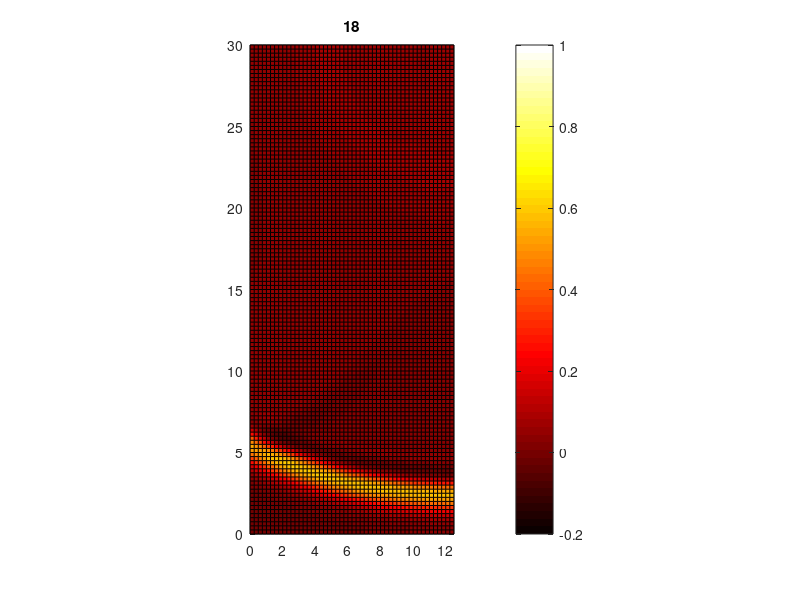

This figure's MATLAB source:
clear
close all
clc

dt = 0.1;
dx = 2.5*dt;
dy = dx;
Nx = 51;
Ny = 121;

x = 0:dx:(Nx-1)*dx;y = 0:dy:(Ny-1)*dy;
[X,Y] = meshgrid(x,y);
r=10;r2=0.7;
w = exp(-(sqrt((X-x(end)).^2+(Y-y(end)).^2)-r).^2/r2)';
w_new = exp(-(sqrt((X-x(end)).^2+(Y-y(end)).^2)-r-dt).^2/r2)';

for n = 1 : 180
    w_old = w; w = w_new;
    
    pcolor(X,Y,w');title(n*dt);daspect([1 1 1]);colormap(hot);caxis([-.2,1]);colorbar;pause(0.01);
    
    % In the interior: w = 2w^n - w^(n-1) + (dt)^2(D2x w + D2y w)
    w_new(2:Nx-1,2:Ny-1) = 2*w(2:Nx-1,2:Ny-1)-w_old(2:Nx-1,2:Ny-1)...
                        +dt^2*( (w(3:Nx,2:Ny-1)-2*w(2:Nx-1,2:Ny-1)+w(1:Nx-2,2:Ny-1))/(dx^2)...
                                +(w(2:Nx-1,3:Ny)-2*w(2:Nx-1,2:Ny-1)+w(2:Nx-1,1:Ny-2))/(dy^2));

    w_new(end,:) = w_new(end-1,:); % right-hand wall
    w_new(2:Nx-1,end) = w_new(2:Nx-1,end-1); % upper wall
    w_new(2:Nx-1,1) = w_new(2:Nx-1,2); % lower wall
    
    % Perfectly reflecting Neumann
%     w_new(1,:) = w_new(2,:); % left-hand wall
%     w_new(1,:) = 0;
    % First approximation
%     w_new(1,:) = w(2,:)+(dx-dt)/(dx+dt)*w(1,:)+(-dx+dt)/(dx+dt)*w_new(2,:);
    % Second approximation
    w_new(1,:) = (2*dx*dt^2)/(dx+dt)*((1/2/dx/dt-1/2/dt^2-1/2/dy^2)*w_old(1,:)+(-1/2/dx/dt-1/2/dt^2)*w_old(2,:)...
        +(1/4/dy^2)*([w_old(1,2:end),w_old(1,end)]+[w_old(1,1),w_old(1,1:end-1)]...
        +[w_new(2,2:end),w_new(2,end)]+[w_new(2,1),w_new(2,1:end-1)])...
        +(1/dt^2)*w(1,:)+(1/dt^2)*w(2,:)...
        +(1/2/dx/dt-1/2/dt^2-1/2/dy^2)*w_new(2,:));
end